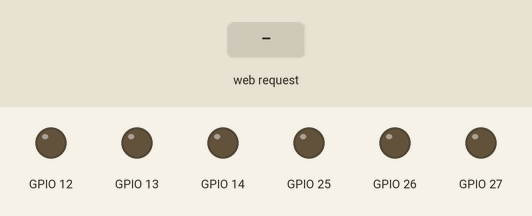
Simulated run of this sketch. Board: ESP32. On the bench: output pins drawn as LEDs (lit = HIGH). Inputs (shaded band) come from the test bench. WiFi joins after 1.5 s; servers stay silent unless stated; what the sketch prints to the serial monitor is not drawn.

Above: at 2.7 s.
2.8 s: HTTP request GET /?fo received
At 3.8 s:
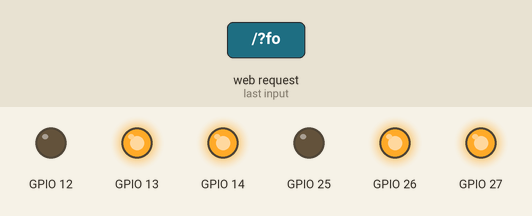
4.3 s: HTTP request GET /?le received
At 4.9 s:
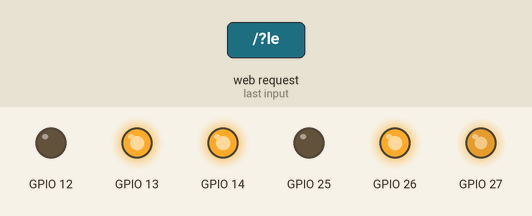
5.8 s: HTTP request GET /?ri received
At 6.1 s:
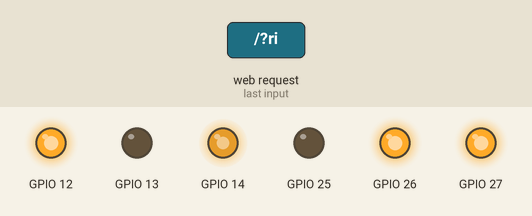
7.3 s: HTTP request GET /?ba received
At 8.4 s:
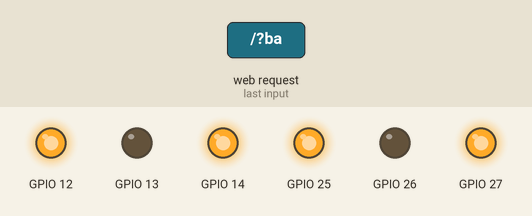
8.8 s: HTTP request GET /?fo received
At 9.6 s:
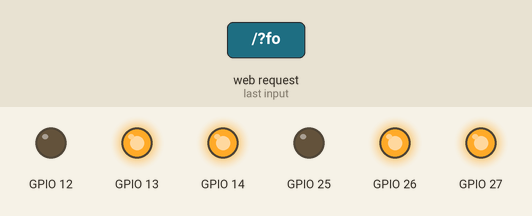
Timing chart, 0 to 11.3 s (numbered marks = the images above; inputs shaded):
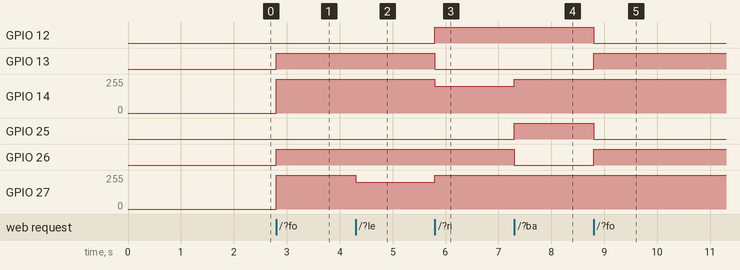

The sketch:

ESP-32-Wifi-CAR.ino
```cpp
/* WiFi-Control-Car */

#include <WiFi.h>
const char* ssid     = "yokohama";      //アクセスポイントのSSID
const char* password = "12345678";     //アクセスポイントのパスワード
const char html[] =
  "<!DOCTYPE html><html lang='ja'><head><meta charset='UTF-8'>\
<style>input {margin:8px;width:80px;}\
div {font-size:16pt;color:red;text-align:center;width:400px;border:groove 40px orange;}</style>\
<title>WiFi_Car Controller</title></head>\
<body><div><p>Tank Controller</p>\
<form method='get'>\
<input type='submit' name='le' value='左' />\
<input type='submit' name='fo' value='前' />\
<input type='submit' name='ri' value='右' /><br>\
<input type='submit' name='st' value='停止' /><br>\
<input type='submit' name='bl' value='後左' />\
<input type='submit' name='ba' value='後ろ' />\
<input type='submit' name='br' value='後右' /><br><br>\
</form></div></body></html>";

void stop() {
  digitalWrite(12, LOW);
  digitalWrite(13, LOW);
  ledcWrite(0, 0);
  digitalWrite(25, LOW);
  digitalWrite(26, LOW);
  ledcWrite(1, 0);
}

WiFiServer server(80);

void setup()
{
  Serial.begin(115200);
  pinMode(12, OUTPUT);
  pinMode(13, OUTPUT);
  pinMode(14, OUTPUT);
  pinMode(25, OUTPUT);
  pinMode(26, OUTPUT);
  pinMode(27, OUTPUT);
  ledcSetup(0, 490, 8);
  ledcSetup(1, 490, 8);
  ledcAttachPin(14, 0);
  ledcAttachPin(27, 1);
  delay(10);

  Serial.println();
  Serial.println();
  Serial.print("Connecting to ");
  Serial.println(ssid);

  WiFi.begin(ssid, password);

  while (WiFi.status() != WL_CONNECTED) {
    delay(500);
    Serial.print(".");
  }

  Serial.println("");
  Serial.println("WiFi connected.");
  Serial.println("IP address: ");
  Serial.println(WiFi.localIP());

  server.begin();

}

void loop() {
  WiFiClient client = server.available();

  if (client) {
    Serial.println("New Client.");
    String currentLine = "";
    while (client.connected()) {
      if (client.available()) {
        char c = client.read();
        Serial.write(c);
        if (c == '\n') {
          if (currentLine.length() == 0) {
            client.println("HTTP/1.1 200 OK");
            client.println("Content-type:text/html");
            client.println();

            client.print(html);
            client.println();
            break;
          } else {
            currentLine = "";
          }
        } else if (c != '\r') {
          currentLine += c;
        }

        if (currentLine.endsWith("GET /?fo")) {
          stop();
          digitalWrite(12, LOW);
          digitalWrite(13, HIGH);
          ledcWrite(0, 255);
          digitalWrite(25, LOW);
          digitalWrite(26, HIGH);
          digitalWrite(27, HIGH);
          ledcWrite(1, 255);
        }
        if (currentLine.endsWith("GET /?le")) {
          stop();
          digitalWrite(12, LOW);
          digitalWrite(13, HIGH);
          ledcWrite(0, 255);
          digitalWrite(25, LOW);
          digitalWrite(26, HIGH);
          digitalWrite(27, HIGH);
          ledcWrite(1, 200);
        }
        if (currentLine.endsWith("GET /?ri")) {
          stop();
          digitalWrite(12, HIGH);
          digitalWrite(13, LOW);
          ledcWrite(0, 200);
          digitalWrite(25, LOW);
          digitalWrite(26, HIGH);
          ledcWrite(1, 255);
        }
        if (currentLine.endsWith("GET /?ba")) {
          stop();
          digitalWrite(12, HIGH);
          digitalWrite(13, LOW);
          ledcWrite(0, 255);
          digitalWrite(25, HIGH);
          digitalWrite(26, LOW);
          ledcWrite(1, 255);
        }
        if (currentLine.endsWith("GET /?bl")) {
          stop();
          digitalWrite(12, HIGH);
          digitalWrite(13, LOW);
          ledcWrite(0, 255);
          digitalWrite(25, HIGH);
          digitalWrite(26, LOW);
          ledcWrite(1, 200);
        }
        if (currentLine.endsWith("GET /?br")) {
          stop();
          digitalWrite(12, HIGH);
          digitalWrite(13, LOW);
          ledcWrite(0, 200);
          digitalWrite(25, HIGH);
          digitalWrite(26, LOW);
          ledcWrite(1, 255);
        }
        if (currentLine.endsWith("GET /?st")) {
          stop();
          digitalWrite(12, LOW);
          digitalWrite(13, LOW);
          ledcWrite(0, 0);
          digitalWrite(25, LOW);
          digitalWrite(26, LOW);
          ledcWrite(1, 0);
        }
      }
    }
    client.stop();
    Serial.println("Client Disconnected.");
  }
}
```

Measured:
- after the input at 2.8 s, GPIO 13, GPIO 26: LOW → HIGH at once; GPIO 14, GPIO 27: 0/255 → 255/255 at once
- after the input at 4.3 s, GPIO 27: 255/255 → 199/255 at once
- after the input at 5.8 s, GPIO 12: LOW → HIGH at once; GPIO 13: HIGH → LOW at once; GPIO 14: 255/255 → 199/255 at once; GPIO 27: 199/255 → 255/255 at once
- after the input at 7.3 s, GPIO 14: 199/255 → 255/255 at once; GPIO 25: LOW → HIGH at once; GPIO 26: HIGH → LOW at once
- after the input at 8.8 s, GPIO 12, GPIO 25: HIGH → LOW at once; GPIO 13, GPIO 26: LOW → HIGH at once
